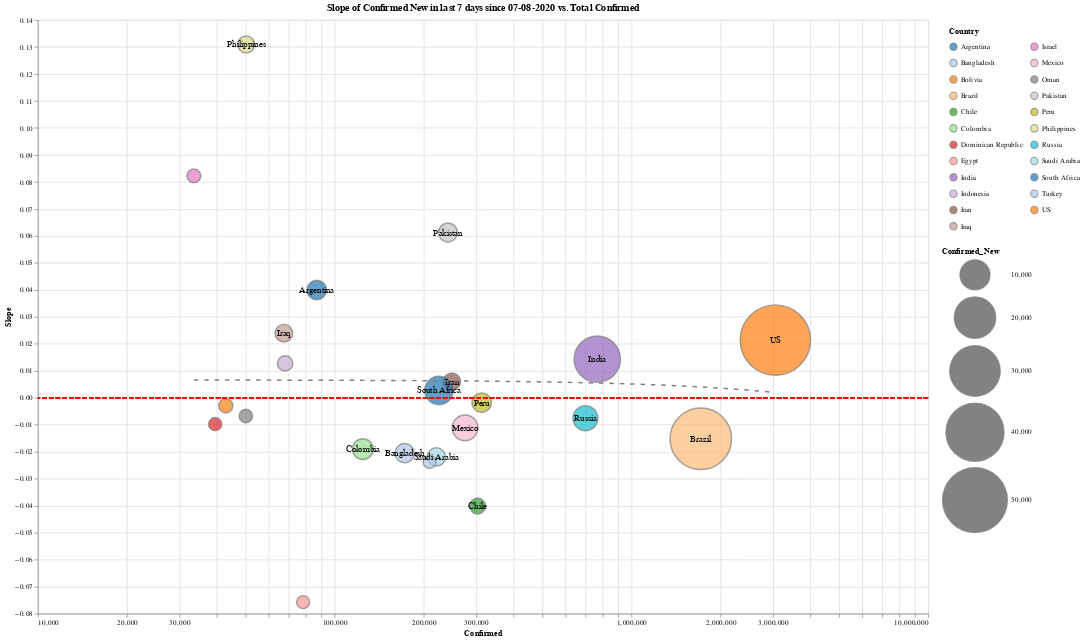

The notebook cell this image was saved under:
### Markdown cell above
# Country Level

### Code cell
slope_chart(country_level, 'Country', 0, xscale='log', limit=1000, scale=3, window=7).properties(
    width=1200,
    height=800
).interactive()

### Figure 1 — Vega-Lite specification as saved in the notebook (floating-point values rounded to 4 significant figures)
{"config": {"view": {"continuousWidth": 400, "continuousHeight": 300}}, "layer": [{"mark": {"type": "point", "filled": true, "stroke": "grey"}, "encoding": {"color": {"type": "nominal", "field": "Country", "legend": {"clipHeight": 20, "columns": 2, "padding": 10}, "scale": {"scheme": "category20"}}, "size": {"type": "quantitative", "field": "Confirmed_New", "scale": {"domain": [1025.0, 58600.0], "range": [300, 9000]}}, "tooltip": [{"type": "nominal", "field": "Country"}, {"type": "quantitative", "field": "Confirmed"}, {"type": "quantitative", "field": "Slope"}, {"type": "quantitative", "field": "Confirmed_New"}], "x": {"type": "quantitative", "axis": {"offset": 0}, "field": "Confirmed", "scale": {"type": "log"}}, "y": {"type": "quantitative", "axis": {"title": "Slope"}, "field": "Slope"}}, "selection": {"selector001": {"type": "interval", "bind": "scales", "encodings": ["x", "y"]}}, "title": "Slope of Confirmed New in last 7 days since 07-08-2020 vs. Total Confirmed"}, {"mark": "text", "encoding": {"color": {"value": "black"}, "size": {"value": 12}, "text": {"type": "nominal", "field": "Country"}, "tooltip": [{"type": "nominal", "field": "Country"}, {"type": "quantitative", "field": "Confirmed"}, {"type": "quantitative", "field": "Slope"}, {"type": "quantitative", "field": "Confirmed_New"}], "x": {"type": "quantitative", "axis": {"offset": 0}, "field": "Confirmed", "scale": {"type": "log"}}, "y": {"type": "quantitative", "axis": {"title": "Slope"}, "field": "Slope"}}, "title": "Slope of Confirmed New in last 7 days since 07-08-2020 vs. Total Confirmed", "transform": [{"filter": "(datum['Confirmed_New'] > 2000)"}]}, {"mark": {"type": "line", "strokeDash": [6, 8]}, "encoding": {"color": {"value": "grey"}, "size": {"value": 2}, "tooltip": [{"type": "nominal", "field": "Country"}, {"type": "quantitative", "field": "Confirmed"}, {"type": "quantitative", "field": "Slope"}, {"type": "quantitative", "field": "Confirmed_New"}], "x": {"type": "quantitative", "axis": {"offset": 0}, "field": "Confirmed", "scale": {"type": "log"}}, "y": {"type": "quantitative", "axis": {"title": "Slope"}, "field": "Slope"}}, "title": "Slope of Confirmed New in last 7 days since 07-08-2020 vs. Total Confirmed", "transform": [{"on": "Confirmed", "regression": "Slope", "method": "poly", "order": 1}]}, {"mark": {"type": "rule", "color": "red", "strokeDash": [6, 3]}, "encoding": {"y": {"type": "quantitative", "axis": {"title": ""}, "field": "a"}}, "transform": [{"calculate": "0", "as": "a"}]}], "data": {"name": "data-8292c547ab1332257979198aa54303d6"}, "height": 800, "width": 1200, "$schema": "https://vega.github.io/schema/vega-lite/v4.0.2.json", "datasets": {"data-8292c547ab1332257979198aa54303d6": [{"Country": "Argentina", "Date": "07-08-2020", "Confirmed": 87030.0, "Deaths": 1694.0, "Recovered": 36500.0, "Confirmed_New": 3604.0, "Deaths_New": 50.0, "Recovered_New": 6407.0, "Active": 48830.0, "Slope": 0.03996}, {"Country": "Bangladesh", "Date": "07-08-2020", "Confirmed": 172100.0, "Deaths": 2197.0, "Recovered": 80840.0, "Confirmed_New": 3489.0, "Deaths_New": 46.0, "Recovered_New": 2736.0, "Active": 89100.0, "Slope": -0.02054}, {"Country": "Bolivia", "Date": "07-08-2020", "Confirmed": 42980.0, "Deaths": 1577.0, "Recovered": 12880.0, "Confirmed_New": 1439.0, "Deaths_New": 47.0, "Recovered_New": 485.0, "Active": 28520.0, "Slope": -0.00298}, {"Country": "Brazil", "Date": "07-08-2020", "Confirmed": 1713000.0, "Deaths": 67960.0, "Recovered": 1140000.0, "Confirmed_New": 44570.0, "Deaths_New": 1223.0, "Recovered_New": 32830.0, "Active": 505400.0, "Slope": -0.01517}, {"Country": "Chile", "Date": "07-08-2020", "Confirmed": 303100.0, "Deaths": 6573.0, "Recovered": 271700.0, "Confirmed_New": 2064.0, "Deaths_New": 139.0, "Recovered_New": 3490.0, "Active": 24770.0, "Slope": -0.04011}, {"Country": "Colombia", "Date": "07-08-2020", "Confirmed": 124500.0, "Deaths": 4606.0, "Recovered": 51860.0, "Confirmed_New": 4213.0, "Deaths_New": 154.0, "Recovered_New": 1491.0, "Active": 68030.0, "Slope": -0.01902}, {"Country": "Dominican Republic", "Date": "07-08-2020", "Confirmed": 39590.0, "Deaths": 829.0, "Recovered": 20060.0, "Confirmed_New": 1158.0, "Deaths_New": 8.0, "Recovered_New": 492.0, "Active": 18700.0, "Slope": -0.009774}, {"Country": "Egypt", "Date": "07-08-2020", "Confirmed": 78300.0, "Deaths": 3564.0, "Recovered": 22240.0, "Confirmed_New": 1025.0, "Deaths_New": 75.0, "Recovered_New": 523.0, "Active": 52500.0, "Slope": -0.07574}, {"Country": "India", "Date": "07-08-2020", "Confirmed": 767300.0, "Deaths": 21130.0, "Recovered": 476400.0, "Confirmed_New": 24880.0, "Deaths_New": 487.0, "Recovered_New": 19550.0, "Active": 269800.0, "Slope": 0.0143}, {"Country": "Indonesia", "Date": "07-08-2020", "Confirmed": 68080.0, "Deaths": 3359.0, "Recovered": 31580.0, "Confirmed_New": 1853.0, "Deaths_New": 50.0, "Recovered_New": 800.0, "Active": 33140.0, "Slope": 0.01275}, {"Country": "Iran", "Date": "07-08-2020", "Confirmed": 248400.0, "Deaths": 12080.0, "Recovered": 209500.0, "Confirmed_New": 2691.0, "Deaths_New": 153.0, "Recovered_New": 2463.0, "Active": 26830.0, "Slope": 0.005991}, {"Country": "Iraq", "Date": "07-08-2020", "Confirmed": 67440.0, "Deaths": 2779.0, "Recovered": 37880.0, "Confirmed_New": 2741.0, "Deaths_New": 94.0, "Recovered_New": 1627.0, "Active": 26780.0, "Slope": 0.02395}, {"Country": "Israel", "Date": "07-08-2020", "Confirmed": 33560.0, "Deaths": 344.0, "Recovered": 18340.0, "Confirmed_New": 1335.0, "Deaths_New": 2.0, "Recovered_New": 111.0, "Active": 14880.0, "Slope": 0.08226}, {"Country": "Mexico", "Date": "07-08-2020", "Confirmed": 275000.0, "Deaths": 32800.0, "Recovered": 214300.0, "Confirmed_New": 6995.0, "Deaths_New": 782.0, "Recovered_New": 4879.0, "Active": 27890.0, "Slope": -0.01114}, {"Country": "Oman", "Date": "07-08-2020", "Confirmed": 50210.0, "Deaths": 233.0, "Recovered": 32000.0, "Confirmed_New": 1210.0, "Deaths_New": 9.0, "Recovered_New": 1005.0, "Active": 17970.0, "Slope": -0.006728}, {"Country": "Pakistan", "Date": "07-08-2020", "Confirmed": 240800.0, "Deaths": 4983.0, "Recovered": 145300.0, "Confirmed_New": 3359.0, "Deaths_New": 61.0, "Recovered_New": 4346.0, "Active": 90550.0, "Slope": 0.06122}, {"Country": "Peru", "Date": "07-08-2020", "Confirmed": 312900.0, "Deaths": 11130.0, "Recovered": 204700.0, "Confirmed_New": 3633.0, "Deaths_New": 181.0, "Recovered_New": 3810.0, "Active": 97030.0, "Slope": -0.001803}, {"Country": "Philippines", "Date": "07-08-2020", "Confirmed": 50360.0, "Deaths": 1314.0, "Recovered": 12590.0, "Confirmed_New": 2486.0, "Deaths_New": 5.0, "Recovered_New": 202.0, "Active": 36460.0, "Slope": 0.131}, {"Country": "Russia", "Date": "07-08-2020", "Confirmed": 699700.0, "Deaths": 10650.0, "Recovered": 471700.0, "Confirmed_New": 6534.0, "Deaths_New": 172.0, "Recovered_New": 8615.0, "Active": 217400.0, "Slope": -0.007586}, {"Country": "Saudi Arabia", "Date": "07-08-2020", "Confirmed": 220100.0, "Deaths": 2059.0, "Recovered": 158000.0, "Confirmed_New": 3036.0, "Deaths_New": 42.0, "Recovered_New": 3211.0, "Active": 60040.0, "Slope": -0.02194}, {"Country": "South Africa", "Date": "07-08-2020", "Confirmed": 224700.0, "Deaths": 3602.0, "Recovered": 106800.0, "Confirmed_New": 8810.0, "Deaths_New": 100.0, "Recovered_New": 4543.0, "Active": 114200.0, "Slope": 0.0027}, {"Country": "Turkey", "Date": "07-08-2020", "Confirmed": 208900.0, "Deaths": 5282.0, "Recovered": 187500.0, "Confirmed_New": 1041.0, "Deaths_New": 22.0, "Recovered_New": 2219.0, "Active": 16140.0, "Slope": -0.02374}, {"Country": "US", "Date": "07-08-2020", "Confirmed": 3055000.0, "Deaths": 132300.0, "Recovered": 953400.0, "Confirmed_New": 58600.0, "Deaths_New": 820.0, "Recovered_New": 16940.0, "Active": 1969000.0, "Slope": 0.02139}]}}
